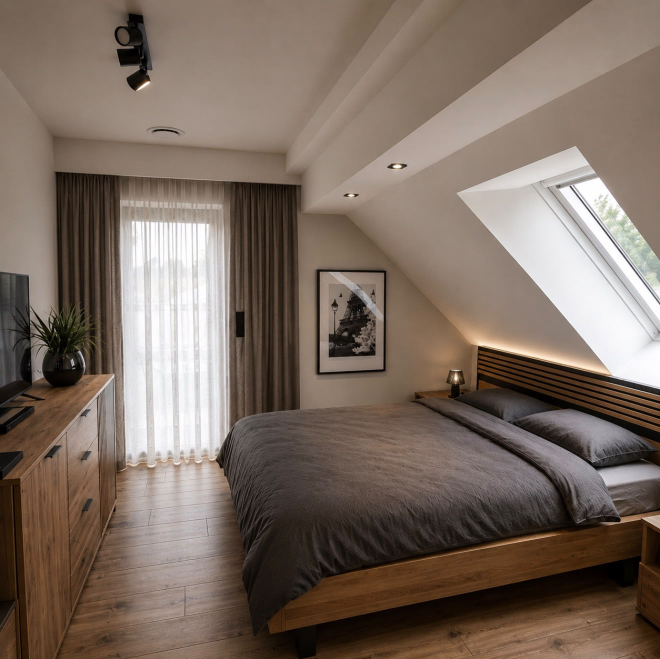
#> input picture materialy/realizacje/sypialnia-poddasze-gotowa-14.jpg, 1320 x 1318 px, found by its file name (shown at 1/2 size)
$ python przygotuj-media.py
#> lines starting #> are read from the running program, lines starting #| are printed output that depends on the picture
#!/usr/bin/env python3
# -*- coding: utf-8 -*-
"""
A.S TCHÓRZEWSKI — przygotowanie zdjęć i filmów do `img/` oraz `video/`.

    python3 przygotuj-media.py            # wszystko
    python3 przygotuj-media.py zdjecia    # tylko zdjęcia (szybkie)

Źródło: `materialy/` (38 zdjęć z ich IG/FB, 2 filmy, logo odzyskane z banera).
⛔ Zero stocku — `DESIGN.md`, sekcja „Zdjęcia".

🔴 Nazwa pliku w `img/` opisuje MIEJSCE NA STRONIE, nie pochodzenie. Gdy klient przyśle
   oryginały z telefonu (pytanie 3), podmienia się wpis w PLANIE i przebudowuje — HTML
   i CSS zostają nietknięte.

🔴 Kadry PIONOWE zostają pionowe (`DESIGN.md`: „bez kadrowania, jako obiekt na scenie").
   Kadrujemy wyłącznie tam, gdzie slot z natury jest inny niż zdjęcie: kwadraty „przed
   i po" (są kwadratowe u źródła) i jeden pas 21:9 z jedynego poziomego materiału.
"""
import os
import subprocess
import sys

from PIL import Image, ImageFilter, ImageOps

ROOT = os.path.dirname(os.path.abspath(__file__))
ZR = os.path.join(ROOT, "materialy", "realizacje")
# Kopie powiększone Upscaylem (Real-ESRGAN, offline, bez kredytów) — patrz `zrodlo()`.
UPS = os.path.join(ROOT, "materialy", "upscale")
WID = os.path.join(ROOT, "materialy", "wideo")
IMG = os.path.join(ROOT, "img")
VIDEO = os.path.join(ROOT, "video")

# 🔴 JEDNA proporcja dla WSZYSTKICH czterech kadrow "przed i po" - stoja obok siebie
#    w jednym rzedzie i rozjazd od razu widac. Musi zgadzac sie z `aspect-ratio` w
#    `.duet-rama` (app.css) i z width/height w `pages.py`.
PARA = 1500 / 1322

# slot                     źródło                              szer.  proporcja  pion  jakość
PLAN = [
    # ── hero: PEŁNOEKRANOWY kadr sceny (decyzja K. 08.09.2026). Od 14.09.2026 to
    #    SYPIALNIA NA PODDASZU po wykończeniu (wcześniej ściana z betonu architektonicznego
    #    - przy masce przyciemnienia była prawie czarna). Kadr NIE jest cięty do proporcji
    #    ekranu: oddajemy 1440×1300, a wycinek dobiera `object-fit:cover` - inaczej
    #    na telefonie (kadr pionowy) zostałby pasek.
    ("hero.jpg",              "sypialnia-poddasze-gotowa-14.jpg", 1440, 1440/1300, 0.45, 82),
    # ── wersje @2x dla kadrów pełnoekranowych. Wchodzą do `srcset`, więc plik 1× zostaje
    #    lekki dla zwykłych ekranów, a Retina dostaje realny materiał zamiast rozciągania.
    #    ⚠️ Mają sens dopiero od kiedy `materialy/upscale/` daje źródła 2400-2880 px —
    #       wcześniej „2×" byłoby tym samym plikiem, tylko cięższym.
    ("hero@2x.jpg",           "sypialnia-poddasze-gotowa-14.jpg", 2880, 1440/1300, 0.45, 78),

    # ── otwarcia podstron: każde ma SWÓJ kadr, żeby podstrona nie zaczynała się
    #    płaskim czarnym paskiem. Pas jest niski, więc źródło tnie się do 16:7. ────
    ("otw-co-robimy.jpg",     "poddasze-belka-swiatlo-05.jpg",   1440, 16/7, 0.34, 78),
    ("otw-co-robimy@2x.jpg",     "poddasze-belka-swiatlo-05.jpg",     2880, 16/7, 0.34, 78),
    ("otw-realizacje.jpg",    "poddasze2-okna-01.jpg",           1440, 16/7, 0.30, 78),
    ("otw-realizacje@2x.jpg",    "poddasze2-okna-01.jpg",             2880, 16/7, 0.30, 78),
    ("otw-o-nas.jpg",         "poddasze-belki-01.jpg",           1200, 16/7, 0.34, 80),
    ("otw-o-nas@2x.jpg",         "poddasze-belki-01.jpg",             2400, 16/7, 0.34, 78),
    # 🔴 30.09.2026: tło Kontaktu to już NIE schody (`schody-beton-11`) - klient kazał zdjąć
    #    ze strony WSZYSTKIE zdjęcia schodów („nie chcą, żeby one były na stronie").
    #    Zamiast nich okno dachowe z niebem, kadr dotąd nieużyty nigdzie (jeden kadr = jedno
    #    miejsce). Okno stoi PO PRAWEJ, czyli tam, gdzie przyciemnienie jest najsłabsze -
    #    tekst leży na ciemnej, gładkiej ścianie po lewej. Źródło 1200 px → `upscale.sh`.
    ("otw-kontakt.jpg",       "poddasze2-pokoj-03.jpg",          1440, 16/7, 0.25, 78),
    ("otw-kontakt@2x.jpg",       "poddasze2-pokoj-03.jpg",            2880, 16/7, 0.25, 78),

    # 🔴 B4 (naprawione 30.09.2026): commit `52fc09e` (14.09) przy wycinaniu homografii
    #    skasował z PLAN-u wszystkie wpisy od kafli usług do galerii - pliki w `img/`
    #    zostały, ale kolejne uruchomienie tego skryptu już by ich nie odtworzyło
    #    (a `-duze.jpg` galerii nie powstawały dla żadnego nowego kadru). Przywrócone
    #    1:1 z `52fc09e^`. ⛔ Wycinasz wpisy z PLAN-u → `git diff` tego pliku przed commitem.

    # ── kafle usług (kolejność z briefu: szpachlowanie, malowanie, łazienki,
    #    sucha zabudowa; drzwi i okna niżej) ──────────────────────────────────────
    ("u-szpachlowanie.jpg",   "poddasze-belka-swiatlo-05.jpg",   1000, 3/4,  0.5, 78),
    ("u-malowanie.jpg",       "_klatka-agregat.jpg",              720, 3/4,  0.5, 78),
    ("u-lazienki.jpg",        "lazienka-wanna-01.jpg",            739, 3/4,  0.5, 80),
    ("u-sucha-zabudowa.jpg",  "poddasze-skos-09.jpg",            1000, 3/4,  0.5, 78),
    ("u-drzwi-okna.jpg",      "pokoj-okna-rolety-39.jpg",        1000, 3/4,  0.5, 78),

    # ── bloki podstrony „Co robimy" - zdjęcia WSKAZANE PRZEZ KLIENTA 29.09.2026 (podpisy
    #    „Do 1" … „Do 5" pod zdjęciami na WhatsAppie). Ta sama proporcja 3:4 co kafle, żeby
    #    w blokach z DWOMA kadrami oba stały równo obok siebie.
    #    ⚠️ Kafle na GŁÓWNEJ (`u-szpachlowanie`, `u-malowanie`) zostają przy swoich kadrach -
    #       klient zmieniał podstronę, nie stronę główną.
    ("cr-szpachlowanie.jpg",  "poddasze-belki-a-28.jpg",         1000, 3/4,  0.5, 78),   # „Do 1"
    ("cr-malowanie.jpg",      "poddasze-jodelka-belki-37.jpg",   1000, 3/4,  0.5, 78),   # „Do 2"
    ("cr-lazienki.jpg",       "poddasze2-wneka-siedzisko-23.jpg", 1000, 3/4, 0.5, 78),   # „Do 3"
    ("cr-sucha-zabudowa.jpg", "poddasze-jodelka-skos-38.jpg",    1000, 3/4,  0.5, 78),   # „Do 4"
    # „Do 5" = `u-drzwi-okna` wyżej; drugi kadr bloku: te same okna w trakcie montażu
    ("cr-drzwi-okna-montaz.jpg", "okna-montaz-cegla-46.jpg",     1000, 3/4,  0.5, 78),
    # 06 Podłogi (nowa pozycja od klienta): korytarz z panelami. Kadr klienta jest wyższy
    # niż 3:4 - bierzemy DÓŁ, bo w tej sekcji treścią jest podłoga, nie sufit.
    ("cr-podlogi.jpg",        "korytarz-panele-40.jpg",          1000, 3/4,  0.8, 78),

    # ── pas na stronie głównej: ŁAZIENKA NA PODDASZU (wanna we wnęce).
    #
    # 🔴 10.09.2026, trzy podejścia i jedna nauka (K.: „dalej zdjęcie wygląda kiepsko —
    #    obejrzyj je sam przed wstawieniem"). Dwa pierwsze liczyły ostrość i proporcję,
    #    a nie sprawdziły, CO WIDAĆ. Metoda, która to naprawiła:
    #
    #    ⛔ PAS POKAZUJE TYLKO ŚRODKOWE ~52% PLIKU (420 px z 810 px ramki). Kadrowanie do
    #       16:9 i oglądanie całego pliku KŁAMIE — na stronie widać z niego pasek
    #       o proporcji 1440/420 = 3,43:1. Zanim cokolwiek wstawisz, wytnij ze źródła
    #       dokładnie ten pasek i obejrzyj GO, a nie plik.
    #       Skrypt do tego: `scratchpad/strip-*.jpg` (kandydaci × trzy wysokości).
    #
    #    Odrzucone po obejrzeniu paska, nie po liczbach:
    #      · `beton-arch-jasny-04` — ostre (×1,83), ale pasek to ciemna cętkowana plama
    #        z przepaloną smugą; wygląda jak zawilgocona ściana, nie jak wykończenie.
    #      · `poddasze2-sciana-zielen-02` — w pasku wychodzi przepalone okno po lewej,
    #        pusta płyta w środku i podejścia wodne (czerwone/niebieskie) na zieleni.
    #      · `lazienka-wanna-03` — pasek to sam brzuch wanny i kosz na śmieci.
    #      · `schody-beton-11` — dobry pasek, ale był nagłówkiem podstrony „kontakt";
    #        od 30.09.2026 schody są na stronie ZAKAZANE (polecenie klienta).
    #
    #    Wybrane: wanna we wnęce, kamień w ciepłym beżu, świetlik z zielenią drzew po prawej.
    #    Kadr `y 338-1013` ustawiony tak, żeby widoczny pasek trafił dokładnie w y 500-850.
    #    Powiększenie ×2,0 z 1200 px — sprawdzone na żywej stronie przy DPR 2, trzyma się.
    ("pas-lazienka.jpg",      "poddasze2-wanna-wneka-05.jpg",    2400, 1440/810, 0.5, 84, True,
     (0, 338, 1200, 1013)),

    # ── DRUGI pas 21:9, tym razem SZEROKI I OSTRY. Elewacja to jedyny materiał
    #    z pełnych oryginałów (3072×4096), więc jako jedyna wytrzymuje wycięcie
    #    pasa 2400 px bez powiększania. Zmierzone 07.09.2026: przy 21:9 zostaje
    #    32 % kadru i nadal jest ostre. Kadr bierze ŚRODEK - u góry samo niebo,
    #    u dołu kostka brukowa.
    ("pas-elewacja.jpg",      "elewacja-po-taras-04.jpg",        2400, 21/9, 0.46, 80),

    # ── PASY NA TELEFON (K. 30.09.2026 z iPhone'a: „paralaksa jest w złym formacie
    #    zdjęcia"). Pas 21:9 w ramie 390×320 pokazywał 17 % szerokości pliku (elewacja =
    #    sama lampa na tynku) i 22 % (łazienka = szara ściana), przy gęstości 0,23.
    #    Na ekranie ≤600 px `<picture>` podaje KWADRAT z tego samego źródła, a `app.css`
    #    robi ramę 1:1. Symulacja 5:4 / 1:1 / 4:5 obejrzana przed wstawieniem:
    #    5:4 ucina podbitkę i świetlik, 4:5 zajmuje ~60 % ekranu, 1:1 pokazuje dom
    #    z podbitką i drzwiami oraz wannę ze świetlikiem.
    #    Wariant -900 (telefon z gęstością 2) robi sam `warianty_pasow`.
    ("pas-elewacja-tel.jpg",  "elewacja-po-taras-04.jpg",        1200, 1,    0.52, 80),
    ("pas-lazienka-tel.jpg",  "poddasze2-wanna-wneka-05.jpg",    1200, 1,    0.42, 82),

    # ── kadr na „O nas": rusztowanie ekipy, SZEROKI. Wchodzi 08.09.2026 w miejsce
    #    kadru pionowego - to on rozpychał lewą kolumnę i zostawiał 400 px pustki
    #    pod krótszą prawą (uwaga K.). Szeroki kadr idzie przez obie kolumny.
    ("kadr-o-nas.jpg",        "elewacja-rusztowanie-09.jpg",     2000, 2.2,  0.34, 80),

    # ── galeria realizacji: naturalne proporcje, bez kadrowania ─────────────────
    ("z-poddasze-01.jpg",     "poddasze-belki-02.jpg",           1100, None, 0.5, 78),
    ("z-poddasze-02.jpg",     "poddasze-belki-03.jpg",           1100, None, 0.5, 78),
    ("z-poddasze-03.jpg",     "poddasze-pokoj-07.jpg",           1100, None, 0.5, 78),
    ("z-poddasze-04.jpg",     "poddasze-skos-08.jpg",            1100, None, 0.5, 78),
    ("z-lazienka-01.jpg",     "lazienka-wanna-03.jpg",           1200, None, 0.5, 80),
    ("z-lazienka-02.jpg",     "lazienka-wanna-02.jpg",          1200, None, 0.5, 80),
    ("z-lazienka-03.jpg",     "lazienka-plytki-04.jpg",         1200, None, 0.5, 80),
    ("z-lazienka-04.jpg",     "lazienka-wtrakcie-podejscia-05.jpg", 1100, None, 0.5, 78),
    ("z-poddasze2-01.jpg",    "poddasze2-okna-01.jpg",           1100, None, 0.5, 78),
    ("z-poddasze2-02.jpg",    "poddasze2-wanna-wneka-05.jpg",    1100, None, 0.5, 78),
    ("z-poddasze2-03.jpg",    "poddasze2-sciana-zielen-02.jpg",  1100, None, 0.5, 78),
    ("z-beton-02.jpg",        "beton-arch-jasny-02.jpg",         1200, None, 0.5, 78),
    ("z-beton-ciemny.jpg",    "beton-arch-ciemny-01.jpg",        1200, 4/3, 0.34, 78),
    # elewacja: jedyne pełne oryginały z telefonu (3072×4096) — stąd większa szerokość

    # ── zdjęcia z telefonu klienta (WhatsApp, 14.09.2026). Bez kadrowania: kadr
    #    pionowy zostaje pionowy, poziomy poziomy - `DESIGN.md`, sekcja „Zdjęcia".
    #    ⚠️ Nie ma ich w `materialy/upscale/`, więc `-duze.jpg` powstaje z oryginału
    #       (1200-2048 px) - to wystarcza powiększalnikowi, ale nie pasowi na całą szerokość.
    ("z-wejscie-01.jpg",      "wejscie-drzwi-cegla-13.jpg",          1100, None, 0.5, 78),
    ("z-hol-02.jpg",          "korytarz-lamele-20.jpg",              1200, None, 0.5, 78),
    ("z-pokoj-01.jpg",        "pokoj-okna-rolety-39.jpg",            1200, None, 0.5, 78),
    ("z-pokoj-02.jpg",        "kacik-polki-podswietlenie-17.jpg",    1100, None, 0.5, 78),
    ("z-pokoj-03.jpg",        "belki-jodelka-19.jpg",                1100, None, 0.5, 78),
    ("z-poddasze-06.jpg",     "poddasze-belki-a-28.jpg",             1100, None, 0.5, 78),
    ("z-poddasze-07.jpg",     "pokoj-panele-belki-32.jpg",           1100, None, 0.5, 78),
    ("z-lazienka-05.jpg",     "lazienka-mala-gotowa-33.jpg",         1100, None, 0.5, 78),
    ("z-lazienka-07.jpg",     "lazienka-czarna-wanna-zywsza-44.jpg",        1100, None, 0.5, 78),
    ("z-lazienka-08.jpg",     "lazienka-czarna-wc-zywsza-41.jpg",           1100, None, 0.5, 78),
    ("z-poddasze2-04.jpg",    "poddasze2-wneka-siedzisko-23.jpg",    1100, None, 0.5, 78),
    ("z-robota-02.jpg",       "sciana-plytki-wtrakcie-30.jpg",       1200, None, 0.5, 78),
    ("z-robota-03.jpg",       "podloga-plytki-wtrakcie-29.jpg",      1100, None, 0.5, 78),

    # ── runda poprawek 29.09.2026 (WhatsApp od klienta przez Adama) ────────────────
    #    „A w zakładce realizacje można już pododawać zdjęcia wcześniej, które Sandro
    #    wysłał. Przesyłam jeszcze parę zdjęć w żywszych kolorach". Z paczki 14.09 („Sandro")
    #    dochodzą kadry, które wtedy pominęliśmy (trawertyn w trakcie, belki z jodełką - B1,
    #    wanna = żywsza wersja z 29.09); z 29.09 - nowe.
    #    ⛔ `poddasze-belka-swiatlo-27` NIE wchodzi: bramka (dHash 0/64) i oko potwierdzają,
    #       że to TO SAMO ujęcie co `poddasze-belka-swiatlo-05` - wisi już 2× (otwarcie
    #       „Co robimy" i kafel na głównej). Trzecie miejsce = ten sam kadr trzy razy.
    #    `z-lazienka-07/08` i `z-pokoj-01` wyżej mają już źródła z 29.09 (żywsze / 2048 px).
    ("z-hol-03.jpg",          "hol-lamele-ciemne-45.jpg",            1100, None, 0.5, 78),
    ("z-lazienka-09.jpg",     "lazienka-czarna-wanna-zywsza-42.jpg", 1100, None, 0.5, 78),
    ("z-lazienka-10.jpg",     "lazienka-czarna-dluga-43.jpg",        1100, None, 0.5, 78),
    ("z-wtrakcie-04.jpg",     "okna-montaz-cegla-46.jpg",            1100, None, 0.5, 78),
    ("z-wtrakcie-05.jpg",     "poddasze-belki-wtrakcie-47.jpg",      1100, None, 0.5, 78),
    ("z-wtrakcie-06.jpg",     "lazienka-trawertyn-wtrakcie-31.jpg",  1100, None, 0.5, 78),


    # ── druga para „przed i po" na głównej: wnętrze. ⛔ NIE idzie w suwak przenikający
    #    jak rozbudowa - zdjęcia robione z innego miejsca i innej ogniskowej (korelacja
    #    krawędzi 0,17), więc przy przenikaniu okno balkonowe przeskakiwałoby w bok.
    #    Stoją obok siebie, każde ze swoją etykietą. Źródło ma 900 px, więc bez @2x:
    #    kafel stoi na ~570 px, czyli gęstość i tak wychodzi powyżej 1,5.

    # ── przed i po: OBA kadry prosto z oryginalu, bez prostowania ────────────────
    # 🔴 K. 14.09.2026: "teraz jest za bardzo przesuniete w lewo przez co ucina lewa
    #    krawedz, nie mozesz po prostu wstawic tam oryginalnego zdjecia albo nie
    #    przerabiac az tak formatu?". Zdjecie "po" bylo prostowane homografia, zeby
    #    nakladalo sie na "przed" co do piksela - to bylo potrzebne WYLACZNIE pod suwak
    #    z przesuwana linia i pod przenikanie. Klocek przelacza dzis cale kadry strzalka,
    #    wiec prostowanie tylko zabieralo krawedzie i wyginalo sciane. Wylecialo.
    # ⛔ Wraca suwak z linia -> wraca homografia (kod w historii gita, commit 033e481).
    #
    # Proporcja PARA (1500/1322 = 1,135) jest kompromisem miedzy czterema kadrami i JEDNA
    # rzecza, ktorej nie wolno zostawic: znakiem wodnym klienta wgranym w zdjecie.
    #   · "przed": logo w PRAWYM DOLNYM rogu od y=1120 (oryginal 1254 px) -> kadr z GORY,
    #   · "po":    logo w PRAWYM GORNYM rogu do y=117                     -> kadr z DOLU,
    #   · oba kadry wnetrza maja u zrodla ~1,125, wiec tu prawie nic nie odpada.
    # ⛔ Zmieniasz proporcje w dol (kadr wyzszy) -> znak wodny wraca do kadru. Zmierz od nowa.
    ("przed.jpg",    "PRZED-rozbudowa.jpg", 1500, PARA, 0.0, 82),
    ("przed@2x.jpg", "PRZED-rozbudowa.jpg", 2400, PARA, 0.0, 76),
    ("po.jpg",       "PO-rozbudowa.jpg",    1500, PARA, 1.0, 82),
    ("po@2x.jpg",    "PO-rozbudowa.jpg",    2400, PARA, 1.0, 76),

    ("przedpo-pokoj-przed.jpg",    "pokoj-przed-36.jpg",         1300, PARA, 0.45, 82),
    ("przedpo-pokoj-przed@2x.jpg", "pokoj-przed-36.jpg",         1800, PARA, 0.45, 78),
    ("przedpo-pokoj-po.jpg",       "pokoj-po-35.jpg",            1300, PARA, 0.45, 82),
    ("przedpo-pokoj-po@2x.jpg",    "pokoj-po-35.jpg",            1800, PARA, 0.45, 78),

    ("z-elewacja-01.jpg",     "elewacja-po-taras-04.jpg",        1200, None, 0.5, 72),
]

# Filmy: `preload="none"` + odtwarzanie po kliknięciu (rdzeń, blok 7). Dźwięku nie ma —
# to hałas budowy, a bez ścieżki plik chudnie i nic nie zaskakuje klienta w słuchawkach.
FILMY = [
    ("agregat.mp4",  "malowanie-agregatem.mp4",  "plakat-agregat.jpg", "00:00:22"),
    ("ekipa.mp4",    "elewacja-ekipa.mp4",       "plakat-ekipa.jpg",   "00:00:03"),
]


def klatka_z_filmu(zrodlo, cel, czas):
#> called with zrodlo = 'materialy/wideo/malowanie-agregatem.mp4', cel = 'materialy/realizacje/_klatka-agregat.jpg', czas = '00:00:06'
    subprocess.run(["ffmpeg", "-y", "-loglevel", "error", "-ss", czas,
                    "-i", zrodlo, "-frames:v", "1", "-q:v", "3", cel], check=True)
#> (this line was passed over: subprocess is not available in this run)


def zdjecia():
    os.makedirs(IMG, exist_ok=True)
    # klatka z filmu służy jako kafel „malowanie" — człowiek przy pracy jest mocniejszy
    # niż pusta pomalowana ściana, a innego zdjęcia z ludźmi nie mamy
    klatka = os.path.join(ZR, "_klatka-agregat.jpg")
    if not os.path.exists(klatka):
        klatka_z_filmu(os.path.join(WID, "malowanie-agregatem.mp4"), klatka, "00:00:06")
    for slot, src, szer, prop, pion, jakosc, *reszta in PLAN:
        # 7. pole (nieobowiązkowe): wyostrzenie po powiększeniu. Włączaj TYLKO tam, gdzie
        # plik wychodzi szerszy niż źródło — LANCZOS przy powiększaniu zawsze zmiękcza,
        # a maska wyostrzająca oddaje krawędziom kontrast, którego interpolacja nie ma
        # skąd wziąć. ⛔ Nie włączaj przy pomniejszaniu: tam robi obwódki wokół krawędzi.
        wyostrz = bool(reszta and reszta[0])
        # 8. pole (nieobowiązkowe): KADR ZE ŹRÓDŁA `(x0, y0, x1, y1)` wycinany PRZED
        # dopasowaniem. `ImageOps.fit` umie przesuwać kadr tylko w jednej osi i zawsze
        # zostawia pełną szerokość źródła — a bywa, że interesuje nas wycinek w środku
        # (np. sama płaszczyzna ściany, bez sufitu, folii i bałaganu przy krawędziach).
        kadr = reszta[1] if len(reszta) > 1 else None
        im = ImageOps.exif_transpose(Image.open(zrodlo(src))).convert("RGB")
#> im is the input picture: PIL image 1320x1318 RGB; mean R, G, B 123.8, 108.2, 97.1
        if kadr:
            # 🔴 `kadr` zapisujemy ZAWSZE w pikselach ORYGINAŁU z `materialy/realizacje/`.
            #    Gdy `zrodlo()` poda kopię powiększoną, współrzędne trzeba przeskalować —
            #    inaczej wycinek wyląduje w lewym górnym rogu zamiast tam, gdzie go ustawiono.
            with Image.open(os.path.join(ZR, src)) as _oryg:
                skala = im.width / _oryg.width
            if skala != 1:
                kadr = tuple(int(round(v * skala)) for v in kadr)
            im = im.crop(kadr)
        if prop:
            wys = int(round(szer / prop))
            out = ImageOps.fit(im, (szer, wys), method=Image.LANCZOS, centering=(0.5, pion))
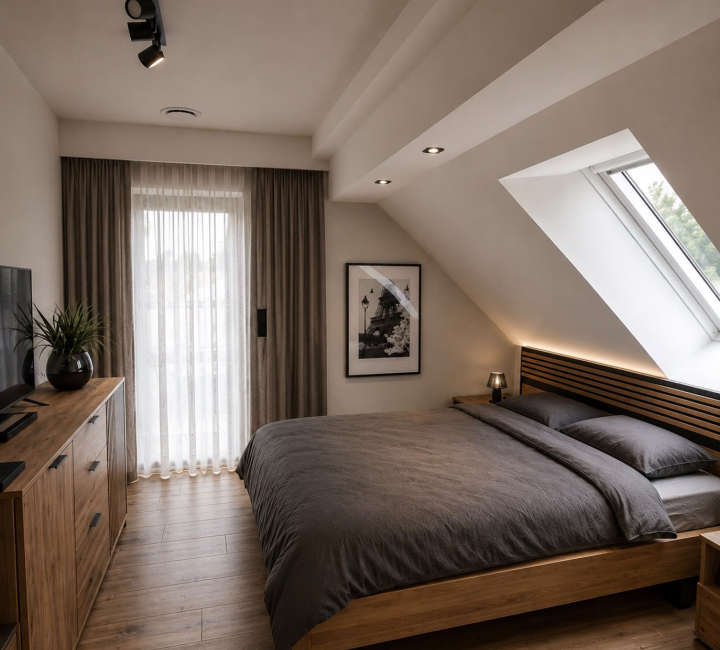
#> out: PIL image 1440x1300 RGB (shown at 1/2 size); mean R, G, B 125.3, 110.4, 99.9
        else:                                   # bez kadrowania — samo przeskalowanie
            szer = min(szer, im.width)
            out = im.resize((szer, int(round(szer * im.height / im.width))), Image.LANCZOS)
        if wyostrz:
            out = out.filter(ImageFilter.UnsharpMask(radius=1.4, percent=110, threshold=3))
        p = os.path.join(IMG, slot)
        out.save(p, "JPEG", quality=jakosc, optimize=True, progressive=True)
        print(f"  ✓ img/{slot:24s} {out.width}×{out.height}  "
              f"{os.path.getsize(p)//1024} KB  ← {src}")
#|   ✓ img/hero.jpg                 1440×1300  192 KB  ← sypialnia-poddasze-gotowa-14.jpg

    # ── Wersje `-duze.jpg` dla POWIĘKSZALNIKA. ─────────────────────────────────────
    # Kafel galerii stoi w siatce na ~577 px, ale po kliknięciu ten sam plik idzie na
    # pół ekranu — i wtedy 1100 px to gęstość ~0,46. Powiększalnik ładuje jeden plik
    # na żądanie (`data-zoom`, `rdzen.js` blok 5), więc większy rozmiar nie obciąża
    # siatki. Siatka zostaje przy swoim lekkim pliku.
    for slot, src, _szer, _prop, _pion, _jak, *_r in PLAN:
        if not slot.startswith("z-"):
            continue
        im = ImageOps.exif_transpose(Image.open(zrodlo(src))).convert("RGB")
        szer = min(2000, im.width)
        out = im.resize((szer, int(round(szer * im.height / im.width))), Image.LANCZOS)
        cel = slot.replace(".jpg", "-duze.jpg")
        p = os.path.join(IMG, cel)
        # q72, nie 76: te pliki idą TYLKO po kliknięciu i tylko jeden naraz, ale kadry
        # elewacji (z prawdziwych 3072 px, faktura tynku) puchły przy 76 do 0,8 MB.
        out.save(p, "JPEG", quality=72, optimize=True, progressive=True)
        print(f"  ✓ img/{cel:24s} {out.width}×{out.height}  "
              f"{os.path.getsize(p)//1024} KB  ← {src}")


def zrodlo(nazwa):
    """Ścieżka do najlepszej wersji zdjęcia: powiększona, jeśli istnieje.

    🔴 Zdjęcia wnętrz przyszły od klienta przez sociale: EXIF wycięty, 1200-1440 px,
    61-140 kB. Na Retinie stały na gęstości 0,42-0,50 — pas i hero widocznie miękły.
    Oryginały leżą na telefonie klienta (pytanie 3), ale zanim je przyśle, kopie
    z `materialy/upscale/` (Upscayl, model `high-fidelity-4x`, ×4 → redukcja do ×2)
    dają realny materiał zamiast rozciągania interpolacją.

    ⛔ `materialy/realizacje/` zostaje NIETKNIĘTE — to jest materiał od klienta.
       Kasujesz `upscale/` → wszystko dalej się buduje, tylko miękcej.
    ⚠️ Model dorysowuje mikrodetal. Na tych zdjęciach (tynk, płyta, kamień, stolarka)
       to retusz, nie zmyślanie — ale KAŻDY plik obejrzyj, zanim wejdzie na stronę.
       Skrypt wsadowy: `~/.claude/skills/strona-docelowa/upscale.sh <repo>`.
    """
    lepsza = os.path.join(UPS, os.path.splitext(nazwa)[0] + ".jpg")
    return lepsza if os.path.exists(lepsza) else os.path.join(ZR, nazwa)


# [37 lines left out: functions logo, filmy, not called in this run]


# ══════════════════════════════════════════════════════════════════════════════
#  WARIANTY PASÓW — jeden plik na każdą klasę ekranu
# ══════════════════════════════════════════════════════════════════════════════
# Pasy 21:9 idą przez CAŁĄ szerokość okna, więc ich rozmiar zależy od szerokości
# ekranu, a nie od stałego miejsca w układzie. Stąd `srcset` w jednostkach `w`
# + `sizes="100vw"`, a NIE konwencja `@2x` używana w reszcie tego pliku: `@2x`
# rozstrzyga o gęstości pikseli, ale nie wie nic o szerokości okna, więc telefon
# przy DPR 2-3 i tak brałby plik 2400 px.
#
# 🔴 Powód wprowadzenia (bramka wyglądu, telefon 390×844, 11.09.2026):
#    „pas-elewacja.jpg 2400 px / 330 kB w miejscu 390 px (3,1× nadmiaru przy
#    Retinie) — leci tak na każdej podstronie". Klient na telefonie płacił
#    transferem za piksele, których jego ekran nie umie pokazać.
#
# ⛔ Nie twórz tych plików ręcznie. Powstają TUTAJ, z gotowego pasa 2400 px,
#    więc kadr jest ten sam co w pliku bazowym i nie rozjedzie się przy
#    następnym `przygotuj-media.py`.
SZEROKOSCI_PASOW = (900, 1600)


# [17 lines left out: function warianty_pasow, not called in this run]


if __name__ == "__main__":
    co = sys.argv[1] if len(sys.argv) > 1 else "wszystko"
#> (the run stopped early here; a loop or call above may not have finished)
